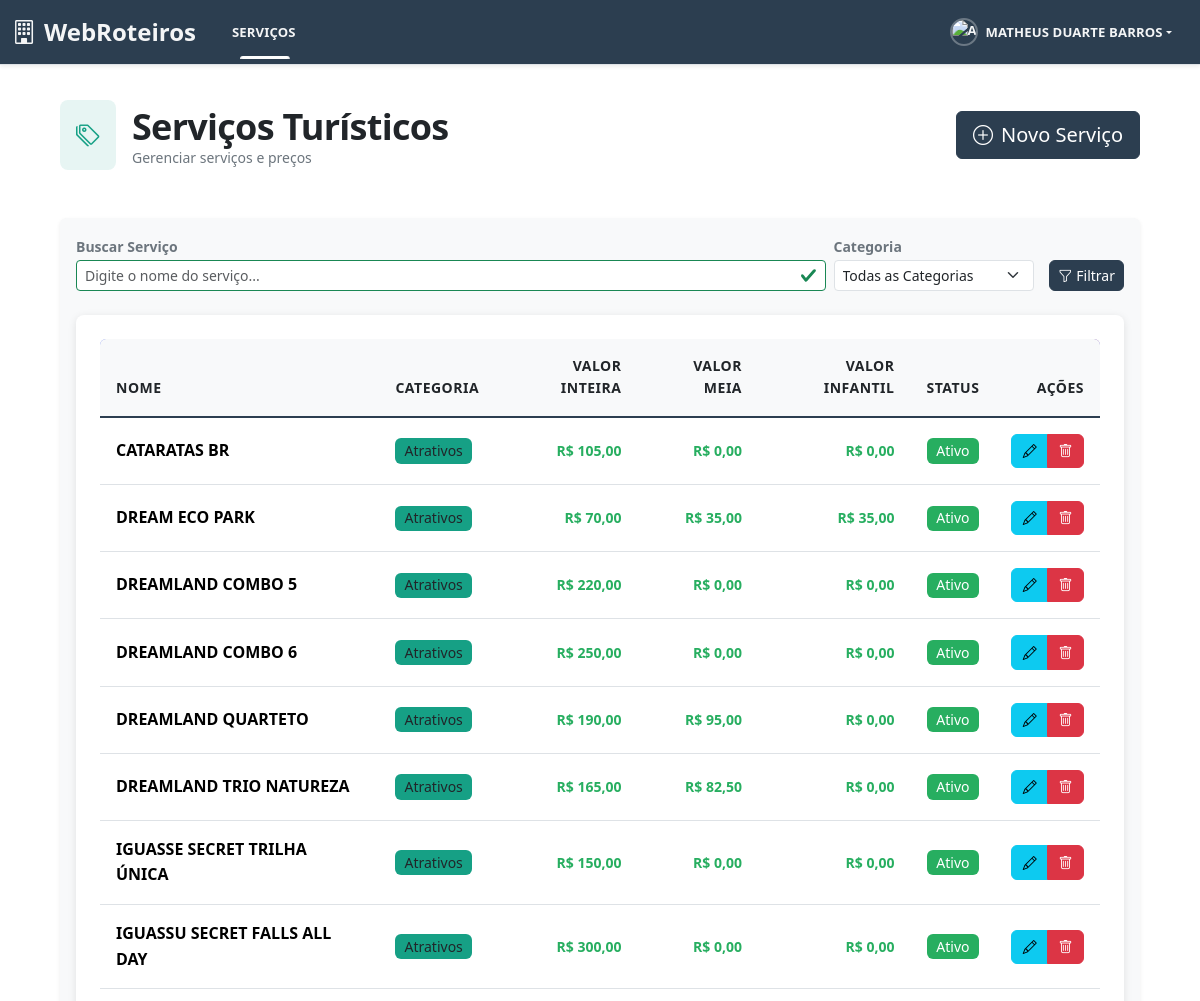
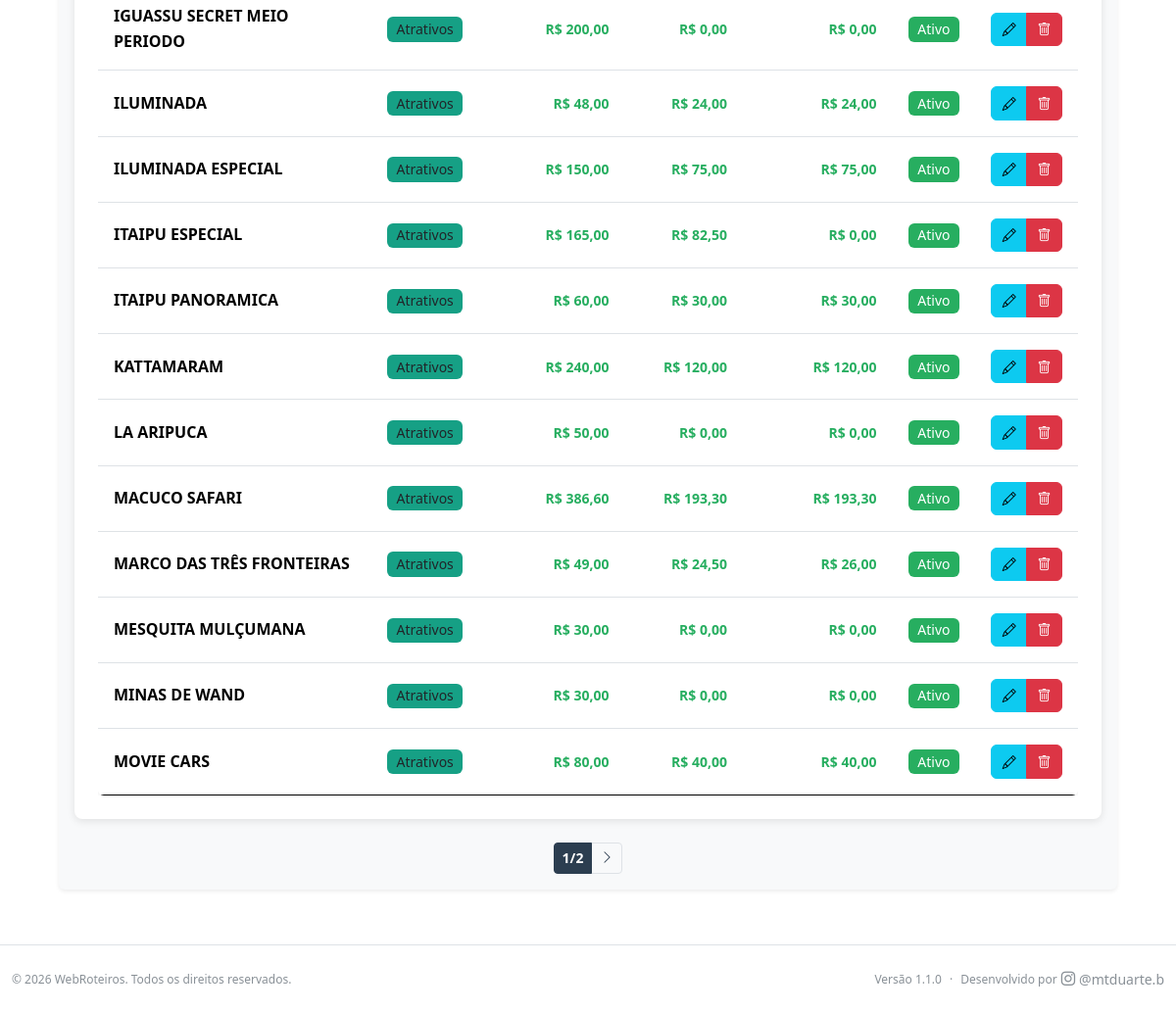
/servicos/servicos/ (signed in), run on the app's committed database (2 pictures, top to bottom).
### servicos/models.py (models this page shows, shortened)
class SubCategoria(models.Model):
    categoria = models.ForeignKey(
        Categoria,
        on_delete=models.PROTECT,
        related_name='subcategorias',
        verbose_name='Categoria'
    )
    nome = models.CharField('Nome do Serviço', max_length=200)
    descricao = models.TextField('Descrição', blank=True)
    valor_inteira = models.DecimalField(
        'Valor Inteira',
        max_digits=10,
        decimal_places=2,
        validators=[MinValueValidator(Decimal('0.01'))],
        default=Decimal('0.00')
    )
    valor_meia = models.DecimalField(
        'Valor Meia Entrada',
        max_digits=10,
        decimal_places=2,
        validators=[MinValueValidator(Decimal('0.00'))],
        default=Decimal('0.00')
    )
    valor_infantil = models.DecimalField(
        'Valor Infantil',
        max_digits=10,
        decimal_places=2,
        validators=[MinValueValidator(Decimal('0.00'))],
        default=Decimal('0.00')
    )
    aceita_meia_entrada = models.BooleanField(
        'Aceita Meia Entrada',
        default=True,
        help_text='Define se este serviço aceita meia entrada'
    )
    regras_meia_entrada = models.TextField(
        'Regras de Meia Entrada',
        blank=True,
        help_text='Ex: EST. DE 9 A 16 ANOS COM RG, EST. COM CARTEIRINHA, PROF BR, IDOSO, etc.'
    )
    permite_infantil = models.BooleanField(
        'Permite Infantil',
        default=True,
        help_text='Define se este serviço possui categoria infantil'
    )
    idade_minima_infantil = models.PositiveIntegerField(
        'Idade Mínima Infantil',
        default=0,
        validators=[MaxValueValidator(17)],
        help_text='Idade mínima para categoria infantil (ex: 0). Máximo 17 anos.'
    )
    idade_maxima_infantil = models.PositiveIntegerField(
        'Idade Máxima Infantil',
        default=17,
        validators=[MaxValueValidator(17)],
        help_text='Idade máxima para categoria infantil (ex: 12). Máximo 17 anos.'
    )
    possui_isencao = models.BooleanField(
        'Possui Isenção por Idade',
        default=False,
        help_text='Define se este serviço possui isenção por faixa etária'
    )
    idade_isencao_min = models.PositiveIntegerField(
        'Idade Mínima Isenção',
        default=0,
        validators=[MaxValueValidator(17)],
        help_text='Idade mínima para isenção (ex: 0). Máximo 17 anos.'
    )
    idade_isencao_max = models.PositiveIntegerField(
        'Idade Máxima Isenção',
        default=0,
        validators=[MaxValueValidator(17)],
        help_text='Idade máxima para isenção (ex: 6). Máximo 17 anos. Use 0 se não houver isenção'
    )
    texto_isencao = models.CharField(
        'Texto da Isenção',
        max_length=200,
        blank=True,
        help_text='Ex: CRIANÇA DE 0 A 6 ANOS'
    )
    tem_idade_minima = models.BooleanField(
        'Possui Idade Mínima',
        default=False,
        help_text='Define se este serviço exige idade mínima'
    )
    idade_minima = models.PositiveIntegerField(
        'Idade Mínima',
        default=0,
        validators=[MaxValueValidator(17)],
        help_text='Idade mínima permitida para este serviço (ex: 6). Máximo 17 anos. Use 0 se não houver restrição'
    )
    ativo = models.BooleanField('Ativo', default=True)
    criado_em = models.DateTimeField('Criado em', auto_now_add=True)
    atualizado_em = models.DateTimeField('Atualizado em', auto_now=True)
    class Meta:
        verbose_name = 'Serviço'
        verbose_name_plural = 'Serviços'
        ordering = ['categoria__nome', 'nome']
        unique_together = [['categoria', 'nome']]

class Categoria(models.Model):
    nome = models.CharField('Nome da Categoria', max_length=100, unique=True)
    ativo = models.BooleanField('Ativo', default=True)
    ordem = models.PositiveIntegerField('Ordem de Exibição', default=0)
    criado_em = models.DateTimeField('Criado em', auto_now_add=True)
    atualizado_em = models.DateTimeField('Atualizado em', auto_now=True)
    class Meta:
        verbose_name = 'Categoria'
        verbose_name_plural = 'Categorias'
        ordering = ['ordem', 'nome']

### servicos/views.py (the view)
# urls.py: path('servicos/', views.servico_list, name='servico_list'),
@require_permission('servicos.view_subcategoria')
def servico_list(request):
    servicos = SubCategoria.objects.select_related('categoria').all()
    search = request.GET.get('search', '')
    categoria_id = request.GET.get('categoria', '')
    if search:
        servicos = servicos.filter(
            Q(nome__icontains=search) |
            Q(descricao__icontains=search)
        )
    if categoria_id:
        servicos = servicos.filter(categoria_id=categoria_id)
    paginator = Paginator(servicos, 20)
    page = request.GET.get('page')
    servicos = paginator.get_page(page)
    categorias = Categoria.objects.filter(ativo=True)
    context = {
        'servicos': servicos,
        'categorias': categorias,
        'search': search,
        'categoria_filter': categoria_id,
        'title': 'Serviços Turísticos'
    }
    return render(request, 'servicos/servicos/servico_list.html', context)

### templates/servicos/servicos/servico_list.html (shortened to what this page needs)
{% extends 'base/base.html' %}
{% load static %}
{% block extra_css %}
<link rel="stylesheet" href="{% static 'css/servico_list.css' %}">
{% endblock %}
{% block content %}
<div class="container-fluid py-4">
    <div class="mb-5">
        <div class="d-flex align-items-center justify-content-between gap-3">
            <div class="d-flex align-items-center gap-3">
                <div class="p-3 bg-info bg-opacity-10 rounded-3">
                    <i class="bi bi-tags text-info fs-4"></i>
                </div>
                <div>
                    <h1 class="mb-0 fw-700">{{ title }}</h1>
                    <p class="text-muted mb-0 small">Gerenciar serviços e preços</p>
                </div>
            </div>
            <a href="{% url 'servicos:servico_create' %}" class="btn btn-primary btn-lg">
                <i class="bi bi-plus-circle me-2"></i>Novo Serviço
            </a>
        </div>
    </div>
    <div class="card shadow-sm border-0">
        <div class="card-body p-3">
            <form method="get" class="mb-4">
                <div class="d-flex flex-column flex-md-row gap-2 align-items-end">
                    <div class="flex-grow-1">
                        <label class="form-label small fw-600 text-muted mb-1">Buscar Serviço</label>
                        <input type="text" name="search" class="form-control form-control-sm" placeholder="Digite o nome do serviço..." value="{{ search }}">
                    </div>
                    <div style="min-width: 200px;">
                        <label class="form-label small fw-600 text-muted mb-1">Categoria</label>
                        <select name="categoria" class="form-select form-select-sm">
                            <option value="">Todas as Categorias</option>
                        </select>
                    </div>
                    <div>
                        <label class="form-label small fw-600 text-muted mb-1">&nbsp;</label>
                        <button type="submit" class="btn btn-primary btn-sm h-auto">
                            <i class="bi bi-funnel me-1"></i>Filtrar
                        </button>
                    </div>
                </div>
            </form>
            <div class="desktop-table">
                <div class="table-responsive">
                    <table class="table table-hover">
                        <thead class="table-light">
                            <tr>
                                <th class="fw-600 text-dark">Nome</th>
                                <th class="fw-600 text-dark">Categoria</th>
                                <th class="fw-600 text-dark text-end">Valor Inteira</th>
                                <th class="fw-600 text-dark text-end">Valor Meia</th>
                                <th class="fw-600 text-dark text-end">Valor Infantil</th>
                                <th class="fw-600 text-dark text-center">Status</th>
                                <th class="fw-600 text-dark text-end">Ações</th>
                            </tr>
                        </thead>
                        <tbody>
                            {% for servico in servicos %}
                            <tr>
                                <td><strong>{{ servico.nome }}</strong></td>
                                <td>
                                    <span class="badge bg-info bg-opacity-50 text-dark">{{ servico.categoria.nome }}</span>
                                </td>
                                <td class="text-end"><small class="text-success fw-600">R$ {{ servico.valor_inteira|floatformat:2 }}</small></td>
                                <td class="text-end"><small class="text-success fw-600">R$ {{ servico.valor_meia|floatformat:2 }}</small></td>
                                <td class="text-end"><small class="text-success fw-600">R$ {{ servico.valor_infantil|floatformat:2 }}</small></td>
                                <td class="text-center">
                                    {% if servico.ativo %}
                                    <span class="badge bg-success">Ativo</span>
                                    {% else %}
                                    <span class="badge bg-secondary">Inativo</span>
                                    {% endif %}
                                </td>
                                <td class="text-end">
                                    <div class="btn-group btn-group-sm" role="group">
                                        <a href="{% url 'servicos:servico_edit' servico.id %}" class="btn btn-info btn-sm" title="Editar">
                                            <i class="bi bi-pencil"></i>
                                        </a>
                                        <a href="{% url 'servicos:servico_delete' servico.id %}" class="btn btn-danger btn-sm" title="Excluir">
                                            <i class="bi bi-trash"></i>
                                        </a>
                                    </div>
                                </td>
                            </tr>
                            {% endfor %}
                        </tbody>
                    </table>
                </div>
            </div>
                    {% if servicos.has_other_pages %}
                    <nav aria-label="Navegação" class="mt-4">
                        <ul class="pagination pagination-sm justify-content-center mb-0">
                            <li class="page-item active">
                                <span class="page-link"><strong>{{ servicos.number }}/{{ servicos.paginator.num_pages }}</strong></span>
                            </li>
                            {% if servicos.has_next %}
                            <li class="page-item">
                                <a class="page-link" href="?page={{ servicos.next_page_number }}{% if search %}&search={{ search }}{% endif %}{% if categoria_filter %}&categoria={{ categoria_filter }}{% endif %}">
                                    <i class="bi bi-chevron-right"></i>
                                </a>
                            </li>
                            {% endif %}
                        </ul>
                    </nav>
                    {% endif %}
                </div>
            </div>
        </div>
{% endblock %}

### templates/base/base.html (shortened to what this page needs)
{% load static %}
<!DOCTYPE html>
<html lang="pt-br" data-bs-theme="{% if user.is_authenticated and user.profile.tema_preferido != 'auto' %}{{ user.profile.tema_preferido }}{% else %}auto{% endif %}">
<head>
    <link href="https://cdn.jsdelivr.net/npm/bootstrap@5.3.2/dist/css/bootstrap.min.css" rel="stylesheet">
    <link rel="stylesheet" href="https://cdn.jsdelivr.net/npm/bootstrap-icons@1.11.2/font/bootstrap-icons.css">
    <link rel="stylesheet" href="{% static 'css/theme-colors.css' %}">
    <link rel="stylesheet" href="{% static 'css/main.css' %}">
    {% block extra_css %}{% endblock %}
</head>
<body class="{% block body_class %}{% endblock %}">
    {% if user.is_authenticated %}
        <nav class="navbar navbar-expand-lg navbar-dark custom-navbar fixed-top">
            <div class="container-fluid">
                <a class="navbar-brand fw-bold" href="{% url 'core:dashboard' %}">
                    <i class="bi bi-building me-2"></i>WebRoteiros
                </a>
                <div class="collapse navbar-collapse" id="navbarNav">
                    <ul class="navbar-nav me-auto">
                        <li class="nav-item dropdown">
                            <a class="nav-link dropdown-toggle {% if request.resolver_match.namespace == 'servicos' %}active{% endif %}" href="#" id="servicosDropdown" role="button" data-bs-toggle="dropdown" aria-expanded="false">
                                Serviços
                            </a>
                        </li>
                    </ul>
                    <ul class="navbar-nav ms-auto">
                        <li class="nav-item dropdown">
                            <a class="nav-link dropdown-toggle" href="#" id="userDropdown" role="button" data-bs-toggle="dropdown" aria-expanded="false">
                                {% if user.profile.avatar %}
                                    <img src="{{ user.profile.avatar.url }}" alt="Avatar de {{ user.get_full_name|default:user.username }}" class="rounded-circle me-2" style="width: 28px; height: 28px; object-fit: cover;">
                                {% else %}
                                    <img src="{% static 'images/default-avatar.svg' %}" alt="Avatar padrão" class="rounded-circle me-2" style="width: 28px; height: 28px; object-fit: cover;">
                                {% endif %}
                                {{ user.get_full_name|default:user.username }}
                            </a>
                        </li>
                    </ul>
                </div>
            </div>
        </nav>
    {% endif %}
    <main class="{% if user.is_authenticated %}main-content{% else %}login-main{% endif %}">
        {% block content %}{% endblock %}
    </main>
    {% if user.is_authenticated %}
        <footer class="app-footer bg-body border-top">
            <div class="container-fluid">
                <div class="row align-items-center py-2">
                    <div class="col-md-6">
                        <small class="text-muted">
                            © {% now "Y" %} WebRoteiros. Todos os direitos reservados.
                        </small>
                    </div>
                    <div class="col-md-6 text-md-end">
                        <small class="text-muted d-inline-flex align-items-center gap-2">
                            <span>Versão 1.1.0</span>
                            <span class="text-muted">·</span>
                            <span class="d-inline-flex align-items-center gap-1">
                                <span>Desenvolvido por</span>
                                <a href="https://www.instagram.com/mtduarte.b/" target="_blank" rel="noopener" class="text-muted text-decoration-none d-inline-flex align-items-center gap-1">
                                    <i class="bi bi-instagram" style="font-size: 0.9rem;"></i>
                                    <span class="small">@mtduarte.b</span>
                                </a>
                            </span>
                        </small>
                    </div>
                </div>
            </div>
        </footer>
    {% endif %}
</body>
</html>

### data on the page
SubCategoria: nome "CATARATAS BR", categoria.nome "Atrativos", valor_inteira "105,00", valor_meia "0,00", valor_infantil "0,00", ativo "Ativo"
SubCategoria: nome "DREAM ECO PARK", categoria.nome "Atrativos", valor_inteira "70,00", valor_meia "35,00", valor_infantil "35,00", ativo "Ativo"
SubCategoria: nome "DREAMLAND COMBO 5", categoria.nome "Atrativos", valor_inteira "220,00", valor_meia "0,00", valor_infantil "0,00", ativo "Ativo"
SubCategoria: nome "DREAMLAND COMBO 6", categoria.nome "Atrativos", valor_inteira "250,00", valor_meia "0,00", valor_infantil "0,00", ativo "Ativo"
SubCategoria: nome "DREAMLAND QUARTETO", categoria.nome "Atrativos", valor_inteira "190,00", valor_meia "95,00", valor_infantil "0,00", ativo "Ativo"
SubCategoria: nome "DREAMLAND TRIO NATUREZA", categoria.nome "Atrativos", valor_inteira "165,00", valor_meia "82,50", valor_infantil "0,00", ativo "Ativo"
SubCategoria: nome "IGUASSE SECRET TRILHA ÚNICA", categoria.nome "Atrativos", valor_inteira "150,00", valor_meia "0,00", valor_infantil "0,00", ativo "Ativo"
SubCategoria: nome "IGUASSU SECRET FALLS ALL DAY", categoria.nome "Atrativos", valor_inteira "300,00", valor_meia "0,00", valor_infantil "0,00", ativo "Ativo"
SubCategoria: nome "IGUASSU SECRET MEIO PERIODO", categoria.nome "Atrativos", valor_inteira "200,00", valor_meia "0,00", valor_infantil "0,00", ativo "Ativo"
SubCategoria: nome "ILUMINADA", categoria.nome "Atrativos", valor_inteira "48,00", valor_meia "24,00", valor_infantil "24,00", ativo "Ativo"
SubCategoria: nome "ILUMINADA ESPECIAL", categoria.nome "Atrativos", valor_inteira "150,00", valor_meia "75,00", valor_infantil "75,00", ativo "Ativo"
SubCategoria: nome "ITAIPU ESPECIAL", categoria.nome "Atrativos", valor_inteira "165,00", valor_meia "82,50", valor_infantil "0,00", ativo "Ativo"
SubCategoria: nome "ITAIPU PANORAMICA", categoria.nome "Atrativos", valor_inteira "60,00", valor_meia "30,00", valor_infantil "30,00", ativo "Ativo"
SubCategoria: nome "KATTAMARAM", categoria.nome "Atrativos", valor_inteira "240,00", valor_meia "120,00", valor_infantil "120,00", ativo "Ativo"
SubCategoria: nome "LA ARIPUCA", categoria.nome "Atrativos", valor_inteira "50,00", valor_meia "0,00", valor_infantil "0,00", ativo "Ativo"
SubCategoria: nome "MACUCO SAFARI", categoria.nome "Atrativos", valor_inteira "386,60", valor_meia "193,30", valor_infantil "193,30", ativo "Ativo"
SubCategoria: nome "MARCO DAS TRÊS FRONTEIRAS", categoria.nome "Atrativos", valor_inteira "49,00", valor_meia "24,50", valor_infantil "26,00", ativo "Ativo"
SubCategoria: nome "MESQUITA MULÇUMANA", categoria.nome "Atrativos", valor_inteira "30,00", valor_meia "0,00", valor_infantil "0,00", ativo "Ativo"
SubCategoria: nome "MINAS DE WAND", categoria.nome "Atrativos", valor_inteira "30,00", valor_meia "0,00", valor_infantil "0,00", ativo "Ativo"
SubCategoria: nome "MOVIE CARS", categoria.nome "Atrativos", valor_inteira "80,00", valor_meia "40,00", valor_infantil "40,00", ativo "Ativo"

### other printed values
{{ user.get_full_name|default:user.username }} "MATHEUS DUARTE BARROS"
{{ title }} "Serviços Turísticos"
{{ servicos.number }} "1"
{{ servicos.paginator.num_pages }} "2"
